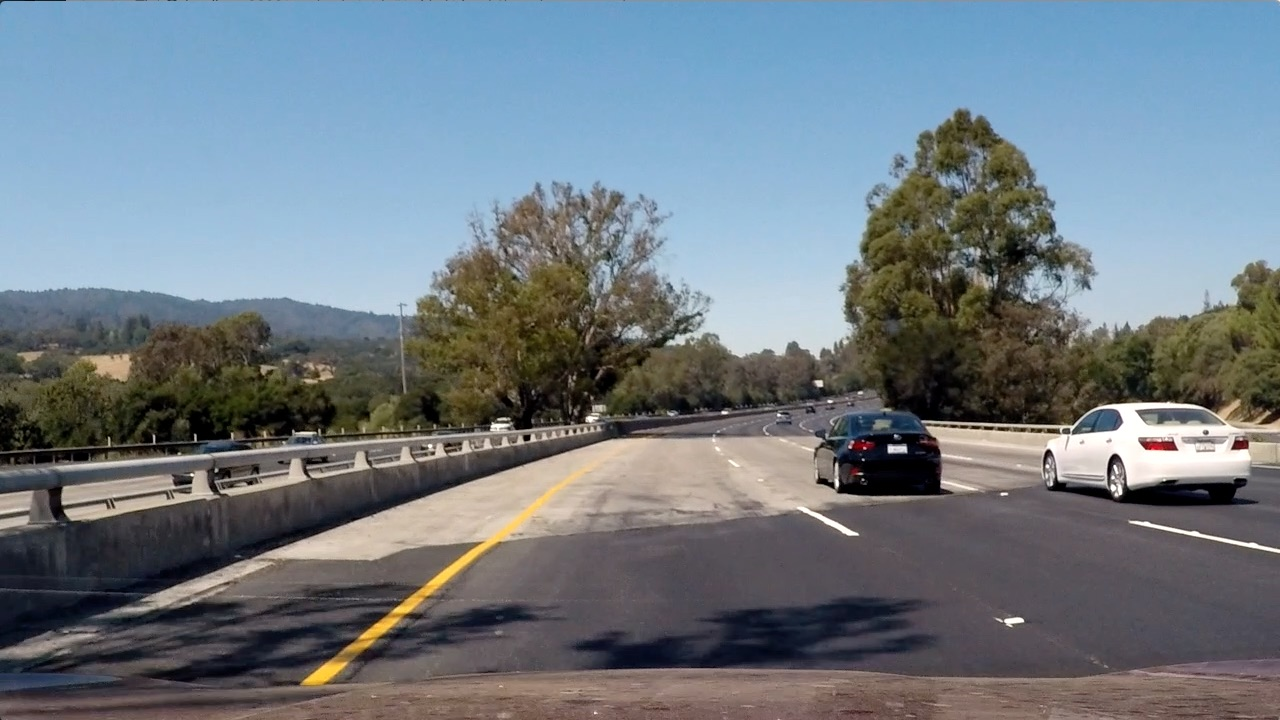
#> input picture test_images/test4.jpg, 1280 x 720 px; its folder holds 6 pictures in this run; the run also reads 1 picture not shown here
$ jupyter execute --allow-errors pipeline.ipynb   (shell and % lines are left out)   (older library calls are emulated)
#> lines starting #> are read from the running program, lines starting #| are printed output that depends on the picture; after the words box and inside, x2 and y2 are one past the last pixel; in counts of white or black regions, pixels touching at a corner belong together
# **Vehicle Detection for Autonomous Cars**
***

**Note: If, at any point, you encounter frozen display windows or other confounding issues, you can always start again with a clean slate by going to the "Kernel" menu above and selecting "Restart & Clear Output".**

---

**Run the cell below to import some packages.  If you get an `import error` for a package you've already installed, try changing your kernel (select the Kernel menu above --> Change Kernel).  Still have problems?  Try relaunching Jupyter Notebook from the terminal prompt.

### Import Packages

[cell 1]
#importing some useful packages
import matplotlib.pyplot as plt
import matplotlib.image as mpimg
import numpy as np
import cv2

## Test Vehicle Detection in Images

Built my pipeline to work on the images in the directory "test_images"

[cell 2]
import os

# print test images file name
test_images_names = os.listdir("test_images/")
print(test_images_names)

### Read in the Test Image
I'll test each step of my pipeline on the following test image

[cell 3]
#reading in a test image
test_image = mpimg.imread('test_images/test4.jpg')
#> test_image is the input picture: shape (720, 1280, 3); mean R, G, B 112.2, 122.7, 130.9

# printing out some stats and plotting
print('This image is:', type(test_image), 'with dimesions:', test_image.shape)
#| This image is: <class 'numpy.ndarray'> with dimesions: (720, 1280, 3)
plt.imshow(test_image)

### Draw Boxes Manually to Prototype
This function takes an image, a list of bounding boxes, and optional color tuple and line thickness as inputs and then draws boxes in that color on the output

[cell 4]
def draw_boxes(img, bboxes, color=(255, 0, 0), thick=6):
    # make a copy of the image
#> called with color = (255, 0, 0), thick = 6
    draw_img = np.copy(img)
    # draw each bounding box on your image copy using cv2.rectangle()
    for bbox in bboxes:
            cv2.rectangle(draw_img, bbox[0], bbox[1], color, thick)
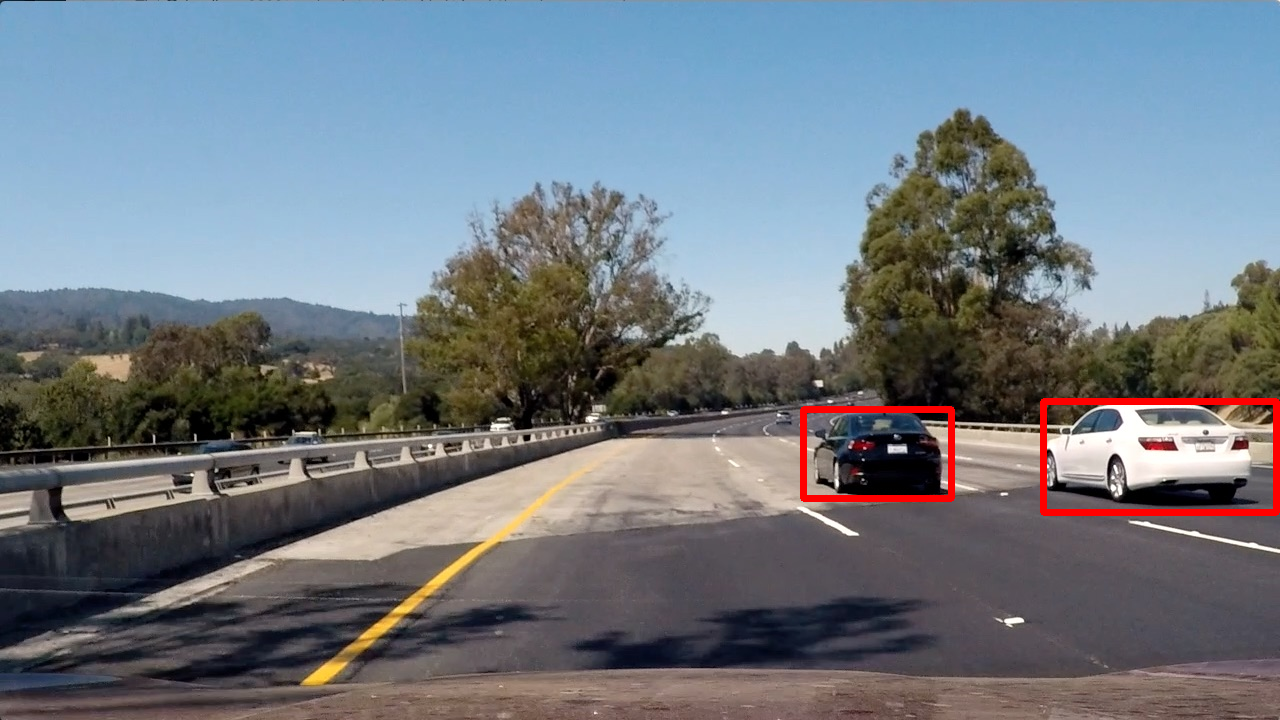
#> draw_img: shape (720, 1280, 3); 0.88% of pixels changed, all inside (x1, y1, x2, y2) = (800, 398, 1280, 516)
    # return the image copy with boxes drawn
    return draw_img

Test drawing boxes on the test image

[cell 5]
# manually set the coordinates of the vehicule boxes
bboxes = [((951, 498), (803, 409)), ((1276, 512), (1043, 401))]

result = draw_boxes(test_image, bboxes)
plt.imshow(result)

## Vehicle Feature Extraction

Test Feature Extraction on this test vehicle image

[cell 6]
#reading in a vehicle test image
test_vehicle_image = mpimg.imread('test_images/feature-extraction/7.png')
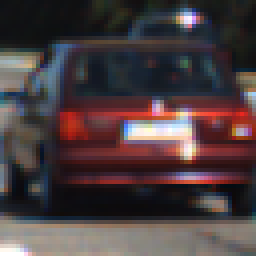
#> input picture test_images/feature-extraction/7.png, 64 x 64 px (shown 4 times larger)
#> test_vehicle_image is the input picture: shape (64, 64, 3) float32; mean R, G, B 0.295, 0.242, 0.25
plt.imshow(test_vehicle_image)

### Binned Color Feature Extraction
This function extracts Binned Color features of an image

[cell 7]
# Define a function to compute binned color features
def bin_spatial(img, size=(32, 32)):
    # Use cv2.resize().ravel() to create the feature vector
#> called with size = (32, 32)
    features = cv2.resize(img, size).ravel()
#> features = 3072 values, max 1 at index 1590, min 0.0304 at index 2292, mean 0.262
    # Return the feature vector
    return features

Test Binned Color Feature Extraction on a test image

[cell 8]
# Define Binned Color Feature Extraction parameters
test_size = (32,32)

test_features_binned_color = bin_spatial(test_vehicle_image, test_size)
#> test_features_binned_color has the same summary as features in bin_spatial

# Plot an example of raw and binned color features
fig = plt.figure(figsize=(12,4))
plt.subplot(131)
plt.imshow(test_vehicle_image)
plt.title('Original Image')
plt.subplot(132)
plt.plot(test_features_binned_color)
plt.title('Binned Color Features')
fig.tight_layout()
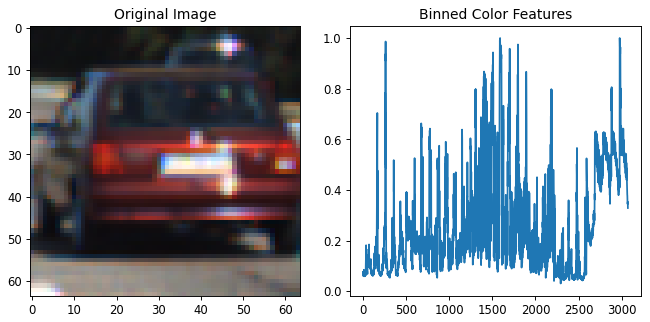
#> figure drawn by matplotlib, 2 panels; panel 2: curve peaks at x = 1590, y = 1

### Histogram-of-Colors Feature Extraction

This function extracts histogram-of-colors features of an image

[cell 9]
def color_hist(img, nbins=32, bins_range=(0, 256)):
    # Compute the histogram of the color channels separately
#> called with nbins = 32, bins_range = (0, 256)
    channel1_hist = np.histogram(img[:,:,0], bins=nbins, range=bins_range)
    channel2_hist = np.histogram(img[:,:,1], bins=nbins, range=bins_range)
    channel3_hist = np.histogram(img[:,:,2], bins=nbins, range=bins_range)
    # Concatenate the histograms into a single feature vector
    hist_features = np.concatenate((channel1_hist[0], channel2_hist[0], channel3_hist[0]))
#> hist_features = 96 values, max 4096 at index 0, min 0 at index 1, mean 128
    # Return the individual histograms, bin_centers and feature vector
    return hist_features

Plot Histogram of Color-Space feature extraction of Test Image

[cell 10]
# Define HOC parameters
test_hist_bins =32
test_bins_range=(0, 256)

test_features_hoc = color_hist(test_vehicle_image, test_hist_bins, test_bins_range)
#> test_features_hoc has the same summary as hist_features in color_hist

# Plot an example of raw and histogram-of-color features
fig = plt.figure(figsize=(12,4))
plt.subplot(131)
plt.imshow(test_vehicle_image)
plt.title('Original Image')
plt.subplot(132)
plt.plot(test_features_hoc)
plt.title('Histogram of Color feature')
fig.tight_layout()
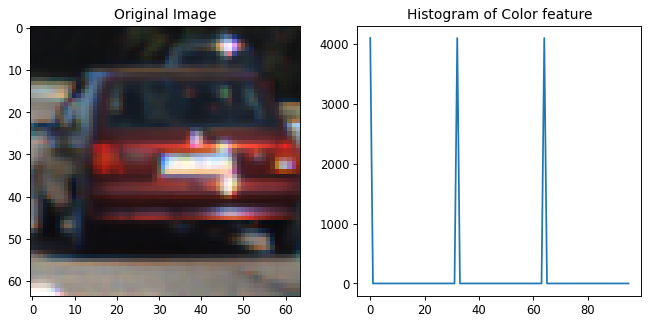
#> figure drawn by matplotlib, 2 panels; panel 2: curve peaks at x = 0, y = 4096

### Histogram-of-Gradients Feature Extraction
This function takes in a vehicle image and returns a Histogram of Gradients feature vector of an image

[cell 11]
from skimage.feature import hog

# Define a function to return HOG features and visualization
def get_hog_features(img, orient, pix_per_cell, cell_per_block,
                        vis=False, feature_vec=True):
    # Call with two outputs if vis==True
#> called with orient = 8, pix_per_cell = 8, cell_per_block = 2, vis = True, feature_vec = False
    if vis == True:
        features, hog_image = hog(img, orientations=orient,
                                  pixels_per_cell=(pix_per_cell, pix_per_cell),
                                  cells_per_block=(cell_per_block, cell_per_block),
                                  transform_sqrt=True,
                                  visualise=vis, feature_vector=feature_vec)
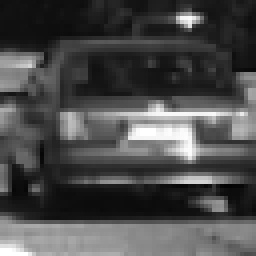
#> img: shape (64, 64) float32 (shown 4 times larger); min 0.0118, max 1, mean 0.295
        return features, hog_image
    # Otherwise call with one output
    else:
        features = hog(img, orientations=orient,
                       pixels_per_cell=(pix_per_cell, pix_per_cell),
                       cells_per_block=(cell_per_block, cell_per_block),
                       transform_sqrt=True,
                       visualise=vis, feature_vector=feature_vec)
        return features

Test the Histogram of Gradient feature extraction on a test image and Visualize HOG Image

[cell 12]
# Define HOG parameters
test_orient = 8
test_pix_per_cell = 8
test_cell_per_block = 2
test_hog_channel = 0

# Call our function with vis=True to see an image output
test_features_hog, hog_image = get_hog_features(test_vehicle_image[:,:,test_hog_channel], test_orient,
                        test_pix_per_cell, test_cell_per_block,
                        vis=True, feature_vec=False)
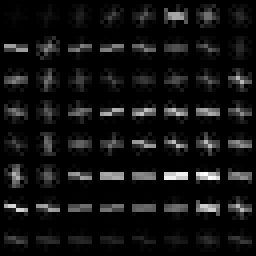
#> hog_image: shape (64, 64) float32 (shown 4 times larger); min 0, max 0.165, mean 0.0116; drawn with min black and max white

# Plot an example of raw and HOG Image
fig = plt.figure(figsize=(12,4))
plt.subplot(131)
plt.imshow(test_vehicle_image)
plt.title('Original Image')
plt.subplot(132)
plt.imshow(hog_image, cmap='gray')
plt.title('HOG Visualization')
fig.tight_layout()

Plot Histogram of Gradient feature extraction

[cell 13]
test_features_hog = test_features_hog.ravel()
#> test_features_hog = 1568 values, max 0.425 at index 1475, min 0 at index 3, mean 0.13

# Plot an example of raw and gradient features
fig = plt.figure(figsize=(12,4))
plt.subplot(131)
plt.imshow(test_vehicle_image)
plt.title('Original Image')
plt.subplot(132)
plt.plot(test_features_hog)
plt.title('Histogram of Gradient features')
fig.tight_layout()
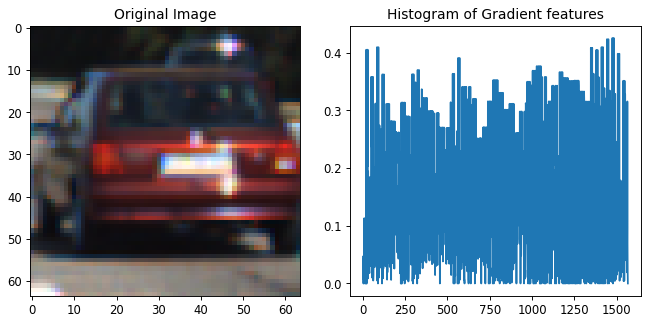
#> figure drawn by matplotlib, 2 panels; panel 2: curve peaks at x = 1475, y = 0.425

### Extract combined Binned Color, HOC and HOG Features

This function extracts the combined Binned Color, Histogram-of-Color and Histogram-of-Gradient features of a single image

[cell 14]
def single_img_features(img, color_space='RGB', spatial_size=(32, 32),
                        hist_bins=32, orient=9,
                        pix_per_cell=8, cell_per_block=2, hog_channel=0,
                        spatial_feat=True, hist_feat=True, hog_feat=True):
    # Define an empty list to receive features
#> called with color_space = 'LUV', spatial_size = (32, 32), hist_bins = 32, orient = 8, pix_per_cell = 8, cell_per_block = 2, hog_channel = 0, spatial_feat = True
    img_features = []
    # Apply color conversion if other than 'RGB'
    if color_space != 'RGB':
        if color_space == 'HSV':
            feature_image = cv2.cvtColor(img, cv2.COLOR_RGB2HSV)
        elif color_space == 'LUV':
            feature_image = cv2.cvtColor(img, cv2.COLOR_RGB2LUV)
#> feature_image: shape (64, 64, 3) float32; mean of channels 0, 1, 2 27.1, 9.2, 0.7
        elif color_space == 'HLS':
            feature_image = cv2.cvtColor(img, cv2.COLOR_RGB2HLS)
        elif color_space == 'YUV':
            feature_image = cv2.cvtColor(img, cv2.COLOR_RGB2YUV)
        elif color_space == 'YCrCb':
            feature_image = cv2.cvtColor(img, cv2.COLOR_RGB2YCrCb)
    else: feature_image = np.copy(img)
    # Compute spatial features if flag is set
    if spatial_feat == True:
        spatial_features = bin_spatial(feature_image, size=spatial_size)
#> spatial_features = 3072 values, max 117.3 at index 1423, min -52.36 at index 1487, mean 12.32
        # Append features to list
        img_features.append(spatial_features)
    # Compute histogram features if flag is set
    if hist_feat == True:
        hist_features = color_hist(feature_image, nbins=hist_bins)
#> hist_features = 96 values, max 1339 at index 32, min 0 at index 13, mean 90.33
        # Append features to list
        img_features.append(hist_features)
    # Compute HOG features if flag is set
    if hog_feat == True:
        if hog_channel == 'ALL':
            hog_features = []
            for channel in range(feature_image.shape[2]):
                hog_features.extend(get_hog_features(feature_image[:,:,channel],
                                    orient, pix_per_cell, cell_per_block,
                                    vis=False, feature_vec=True))
        else:
            hog_features = get_hog_features(feature_image[:,:,hog_channel], orient,
                        pix_per_cell, cell_per_block, vis=False, feature_vec=True)
#> call 2 of get_hog_features, with orient = 8, pix_per_cell = 8, cell_per_block = 2, vis = False, feature_vec = True
#> in get_hog_features (call 2), `features = hog(img, orientations=orient, pixels_per_cell=(pix_per_cell..`: features = 1568 values, max 0.499 at index 1348, min 0 at index 16, mean 0.133
#> in get_hog_features (call 2), `features = hog(img, orientations=orient, pixels_per_cell=(pix_per_cell..`:
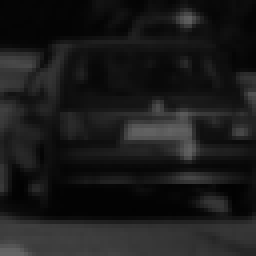
#> img: shape (64, 64) float32 (shown 4 times larger); min 2.71, max 100, mean 27.1
#> hog_features has the same summary as features in get_hog_features
        # Append features to list
        img_features.append(hog_features)

    # Return concatenated array of features
    return img_features

Test combining Binned Color, HOC and HOG Features on the Test Image

[cell 15]
test_color_space = 'LUV'

test_features_combined = single_img_features(test_vehicle_image, test_color_space, test_size,
                        test_hist_bins, test_orient,
                        test_pix_per_cell, test_cell_per_block, test_hog_channel,
                        spatial_feat=True, hist_feat=True, hog_feat=True)
#> test_features_combined = 3 items
#> (the rest of the program and of its run is left out)
